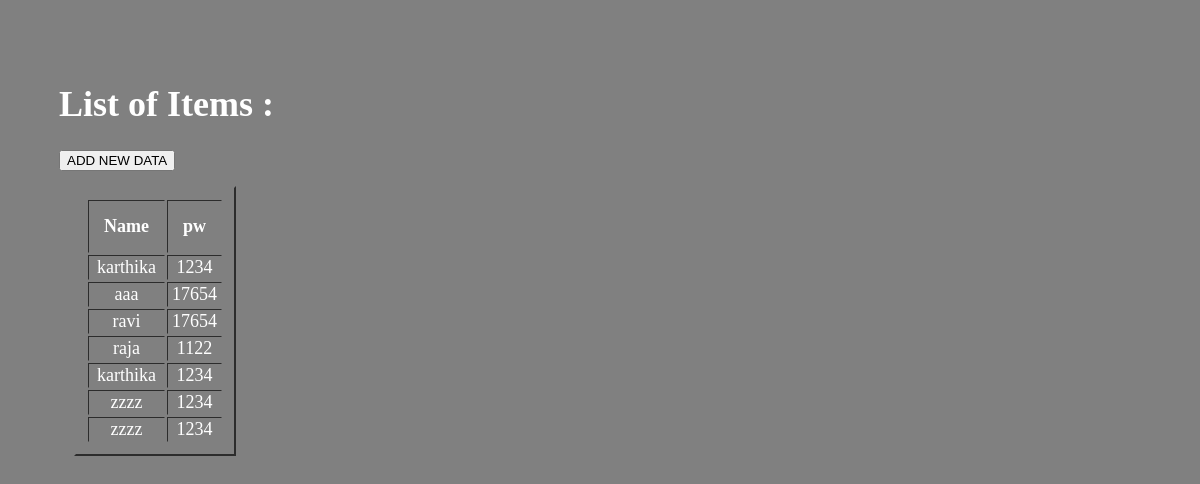
/main/, run on the app's committed database.
### testapp/models.py (models this page shows)
class Employee(models.Model):
     username=models.CharField(max_length=20)
     password=models.IntegerField()

### testapp/views.py (the view)
# urls.py: path('main/',views.main),
def main(request):
    emp=Employee.objects.all()
    return render(request,'testapp/test.html',{'emp':emp})

### guest/templates/testapp/test.html (shortened to what this page needs)
<!DOCTYPE html>
<html lang="en">
    {%extends 'testapp/base.html'%}
    {%block content%}
    <h1>List of Items :</h1>
    <table border="2" id="table-container" >
        <thead>
            <th>Name</th>
            <th>pw</th>
        </thead>
        {%for i in emp%}
        <tr id="table-row">
            <td>{{i.username}}</td>
            <td>{{i.password}}</td>
            </tr>
        {%endfor%}
        <a href="/form"><button>ADD NEW DATA</button></a>
    </table>
    {%endblock%}

### guest/templates/testapp/base.html (shortened to what this page needs)
<!DOCTYPE html>
<html lang="en">
    {% load static %}
<head>
    <link rel="stylesheet" href="{%static 'testapp/index.css' %}">
</head>
<body>
    {%block content%}
    {%endblock content%}
</body>
</html>

### guest/static/testapp/index.css (style rules this page uses)
body { background-color: gray; margin: 3em; height: 22em; width: 22em; font-size: large; color:white; padding: 5px; }
#table-container { padding: 10px 10px; margin: 15px; font-size: large; }
th { padding:15px; text-align: center; margin:2px; }
#table-row { padding: 15px; text-align: center; margin:2px; }

### data on the page
Employee: username "karthika", password "1234"
Employee: username "aaa", password "17654"
Employee: username "ravi", password "17654"
Employee: username "raja", password "1122"
Employee: username "karthika", password "1234"
Employee: username "zzzz", password "1234"
Employee: username "zzzz", password "1234"
